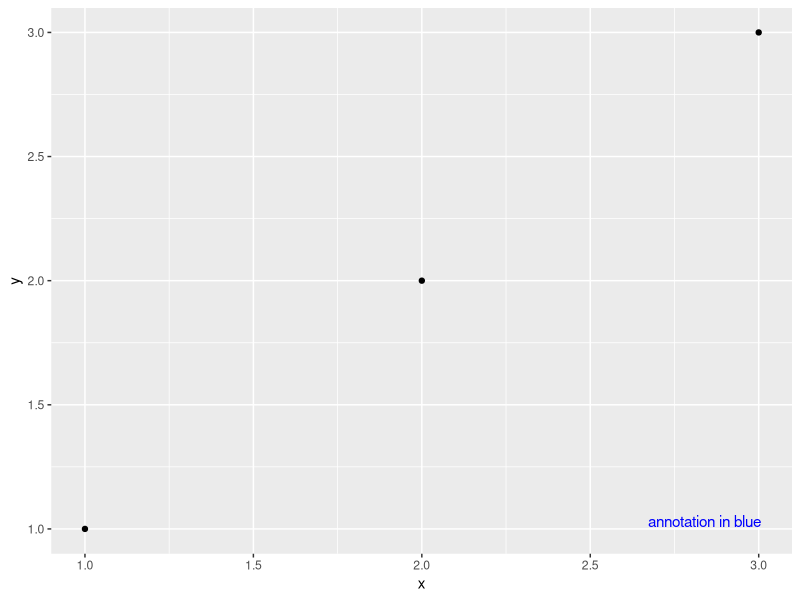

Generate this figure with R:
library(ggplot2)


### Name: register_theme_elements
### Title: Define and register new theme elements
### Aliases: register_theme_elements reset_theme_settings get_element_tree
###   el_def
### Keywords: internal

### ** Examples

# Let's assume a package `ggxyz` wants to provide an easy way to add annotations to
# plot panels. To do so, it registers a new theme element `ggxyz.panel.annotation`
register_theme_elements(
  ggxyz.panel.annotation = element_text(color = "blue", hjust = 0.95, vjust = 0.05),
  element_tree = list(ggxyz.panel.annotation = el_def("element_text", "text"))
)

# Now the package can define a new coord that includes a panel annotation
coord_annotate <- function(label = "panel annotation") {
  ggproto(NULL, CoordCartesian,
    limits = list(x = NULL, y = NULL),
    expand = TRUE,
    default = FALSE,
    clip = "on",
    render_fg = function(panel_params, theme) {
      element_render(theme, "ggxyz.panel.annotation", label = label)
    }
  )
}

# Example plot with this new coord
df <- data.frame(x = 1:3, y = 1:3)
ggplot(df, aes(x, y)) +
  geom_point() +
  coord_annotate("annotation in blue")

# Revert to the original ggplot2 settings
reset_theme_settings()
